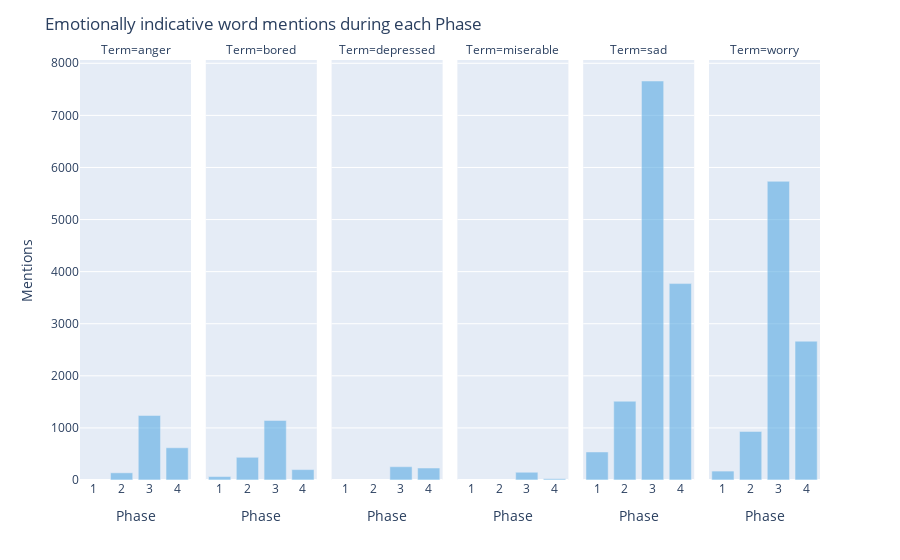

The code cell stored with this chart in its notebook:
### Code cell
gp1.emotion_facet()

### Figure 1 — Plotly figure (JSON) as saved in the notebook; plotly's stock layout.template omitted (floating-point values rounded to 4 significant figures)
{"data": [{"alignmentgroup": "True", "hovertemplate": "Term=anger<br>Phase=%{x}<br>Mentions=%{y}<extra></extra>", "legendgroup": "", "marker": {"color": "rgba(89, 171, 227, 1)"}, "name": "", "offsetgroup": "", "opacity": 0.6, "orientation": "v", "showlegend": false, "textposition": "auto", "type": "bar", "x": ["2", "3", "4"], "xaxis": "x", "y": [138, 1238, 619], "yaxis": "y"}, {"alignmentgroup": "True", "hovertemplate": "Term=bored<br>Phase=%{x}<br>Mentions=%{y}<extra></extra>", "legendgroup": "", "marker": {"color": "rgba(89, 171, 227, 1)"}, "name": "", "offsetgroup": "", "opacity": 0.6, "orientation": "v", "showlegend": false, "textposition": "auto", "type": "bar", "x": ["1", "2", "3", "4"], "xaxis": "x2", "y": [66, 436, 1142, 200], "yaxis": "y2"}, {"alignmentgroup": "True", "hovertemplate": "Term=depressed<br>Phase=%{x}<br>Mentions=%{y}<extra></extra>", "legendgroup": "", "marker": {"color": "rgba(89, 171, 227, 1)"}, "name": "", "offsetgroup": "", "opacity": 0.6, "orientation": "v", "showlegend": false, "textposition": "auto", "type": "bar", "x": ["3", "4"], "xaxis": "x3", "y": [255, 230], "yaxis": "y3"}, {"alignmentgroup": "True", "hovertemplate": "Term=miserable<br>Phase=%{x}<br>Mentions=%{y}<extra></extra>", "legendgroup": "", "marker": {"color": "rgba(89, 171, 227, 1)"}, "name": "", "offsetgroup": "", "opacity": 0.6, "orientation": "v", "showlegend": false, "textposition": "auto", "type": "bar", "x": ["3", "4"], "xaxis": "x4", "y": [149, 24], "yaxis": "y4"}, {"alignmentgroup": "True", "hovertemplate": "Term=sad<br>Phase=%{x}<br>Mentions=%{y}<extra></extra>", "legendgroup": "", "marker": {"color": "rgba(89, 171, 227, 1)"}, "name": "", "offsetgroup": "", "opacity": 0.6, "orientation": "v", "showlegend": false, "textposition": "auto", "type": "bar", "x": ["1", "2", "3", "4"], "xaxis": "x5", "y": [538, 1512, 7660, 3771], "yaxis": "y5"}, {"alignmentgroup": "True", "hovertemplate": "Term=worry<br>Phase=%{x}<br>Mentions=%{y}<extra></extra>", "legendgroup": "", "marker": {"color": "rgba(89, 171, 227, 1)"}, "name": "", "offsetgroup": "", "opacity": 0.6, "orientation": "v", "showlegend": false, "textposition": "auto", "type": "bar", "x": ["1", "2", "3", "4"], "xaxis": "x6", "y": [171, 932, 5734, 2665], "yaxis": "y6"}], "layout": {"annotations": [{"font": {}, "showarrow": false, "text": "Term=anger", "x": 0.075, "xanchor": "center", "xref": "paper", "y": 1, "yanchor": "bottom", "yref": "paper"}, {"font": {}, "showarrow": false, "text": "Term=bored", "x": 0.245, "xanchor": "center", "xref": "paper", "y": 1, "yanchor": "bottom", "yref": "paper"}, {"font": {}, "showarrow": false, "text": "Term=depressed", "x": 0.415, "xanchor": "center", "xref": "paper", "y": 1, "yanchor": "bottom", "yref": "paper"}, {"font": {}, "showarrow": false, "text": "Term=miserable", "x": 0.585, "xanchor": "center", "xref": "paper", "y": 1, "yanchor": "bottom", "yref": "paper"}, {"font": {}, "showarrow": false, "text": "Term=sad", "x": 0.755, "xanchor": "center", "xref": "paper", "y": 1, "yanchor": "bottom", "yref": "paper"}, {"font": {}, "showarrow": false, "text": "Term=worry", "x": 0.925, "xanchor": "center", "xref": "paper", "y": 1, "yanchor": "bottom", "yref": "paper"}], "barmode": "relative", "legend": {"tracegroupgap": 0}, "margin": {"t": 60}, "title": {"text": "Emotionally indicative word mentions during each Phase"}, "xaxis": {"anchor": "y", "domain": [0, 0.15], "title": {"text": "Phase"}}, "xaxis2": {"anchor": "y2", "domain": [0.17, 0.32], "matches": "x", "title": {"text": "Phase"}}, "xaxis3": {"anchor": "y3", "domain": [0.34, 0.49], "matches": "x", "title": {"text": "Phase"}}, "xaxis4": {"anchor": "y4", "domain": [0.51, 0.66], "matches": "x", "title": {"text": "Phase"}}, "xaxis5": {"anchor": "y5", "domain": [0.68, 0.83], "matches": "x", "title": {"text": "Phase"}}, "xaxis6": {"anchor": "y6", "domain": [0.85, 1], "matches": "x", "title": {"text": "Phase"}}, "yaxis": {"anchor": "x", "domain": [0, 1], "title": {"text": "Mentions"}}, "yaxis2": {"anchor": "x2", "domain": [0, 1], "matches": "y", "showticklabels": false}, "yaxis3": {"anchor": "x3", "domain": [0, 1], "matches": "y", "showticklabels": false}, "yaxis4": {"anchor": "x4", "domain": [0, 1], "matches": "y", "showticklabels": false}, "yaxis5": {"anchor": "x5", "domain": [0, 1], "matches": "y", "showticklabels": false}, "yaxis6": {"anchor": "x6", "domain": [0, 1], "matches": "y", "showticklabels": false}}}
